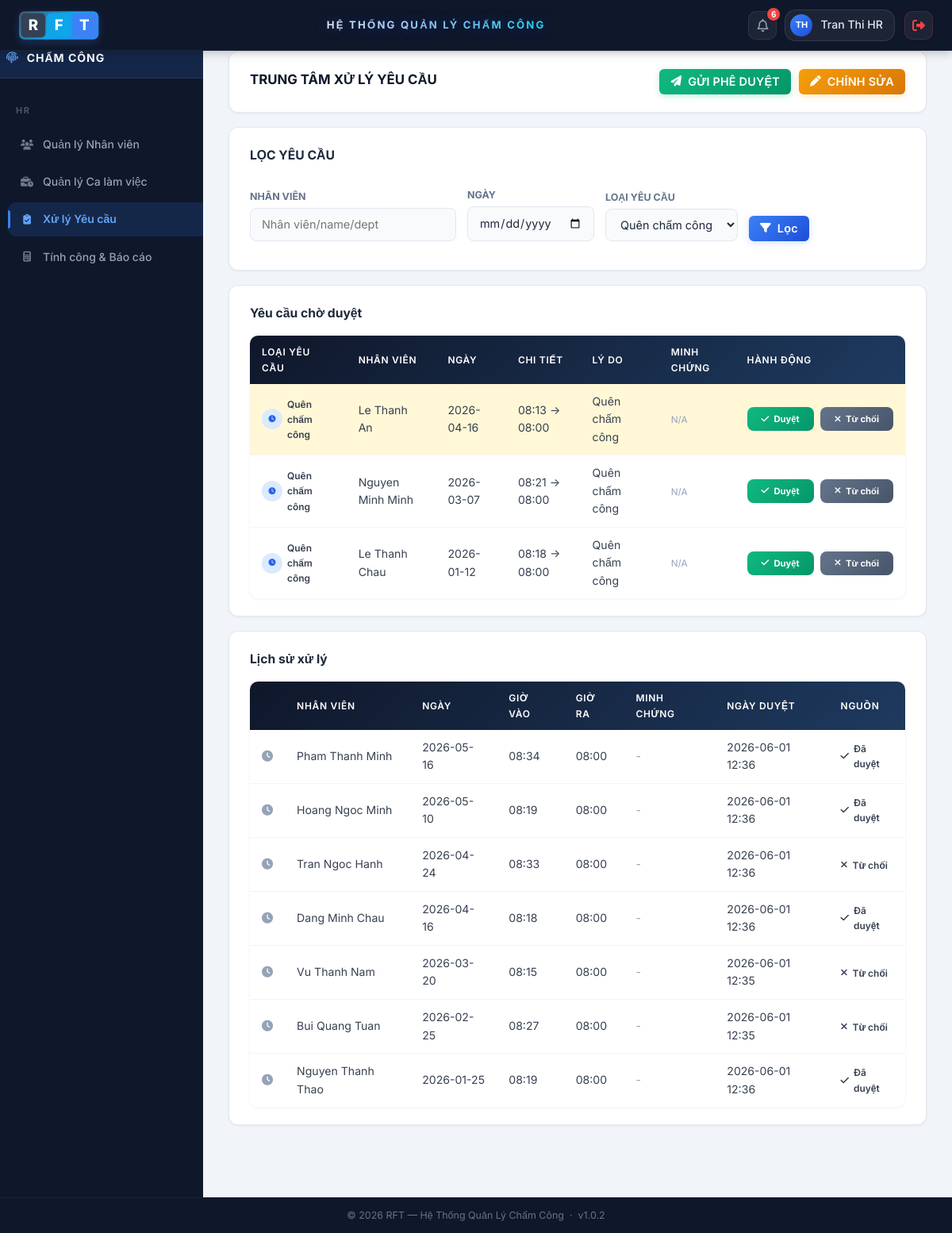
The page /index.php?page=xuly-yeucau&request_id=10 (signed in) on the database its author committed.
### tables this page shows
CREATE TABLE `attendance_corrections` (
  `id` int(11) NOT NULL,
  `maND` int(11) NOT NULL,
  `attendance_date` date NOT NULL,
  `old_time` datetime DEFAULT NULL,
  `new_time` datetime NOT NULL,
  `reason` text NOT NULL,
  `status` enum('pending','approved','rejected') NOT NULL DEFAULT 'pending',
  `hr_note` varchar(255) DEFAULT NULL,
  `created_at` datetime NOT NULL DEFAULT current_timestamp(),
  `updated_at` datetime DEFAULT NULL ON UPDATE current_timestamp(),
  `evidence_image` varchar(255) DEFAULT NULL,
  `proposed_checkin` datetime DEFAULT NULL,
  `proposed_checkout` datetime DEFAULT NULL,
  `evidence_file` varchar(255) DEFAULT NULL
);

CREATE TABLE `nguoidung` (
  `maND` int(11) NOT NULL,
  `maTK` int(11) NOT NULL,
  `hoTen` varchar(120) NOT NULL,
  `email` varchar(120) DEFAULT NULL,
  `soDienThoai` varchar(20) DEFAULT NULL,
  `chucVu` enum('Nhân viên','Bộ phận Nhân sự','Quản lý / Ban lãnh đạo','Bộ phận Kỹ thuật') NOT NULL DEFAULT 'Nhân viên',
  `phongBan` varchar(100) DEFAULT NULL,
  `trangThai` tinyint(1) NOT NULL DEFAULT 1,
  `created_at` datetime NOT NULL DEFAULT current_timestamp(),
  `updated_at` datetime DEFAULT NULL ON UPDATE current_timestamp()
);

### app/views/chamcong/xuly_yeucau.php (the view, shortened to what the rows shown need)
<?php
$processedCorrections = $processedCorrections ?? [];
$activeRequestId = (int)($_GET['request_id'] ?? 0);
?>
<?php include 'app/views/layouts/header.php'; ?>
<div class="main-container">
    <div class="dashboard-container">
        <div class="panel">
            <div class="panel-header">
                <div>
                    <h2 style="border:none;padding:0;margin:0;">TRUNG TÂM XỬ LÝ YÊU CẦU</h2>
                </div>
            </div>
        </div>
        <div class="panel">
            <table class="table">
                <thead>
                    <tr>
                        <th>Loại yêu cầu</th>
                        <th>Nhân viên</th>
                        <th>Ngày</th>
                        <th>Chi tiết</th>
                        <th>Lý do</th>
                        <th>Minh chứng</th>
                        <th style="min-width:160px;">Hành động</th>
                    </tr>
                </thead>
                <tbody id="pending-requests-body">
                    <?php if (!empty($pendingCorrections)): ?>
                        <?php foreach ($pendingCorrections as $row):
                            $reason = strtolower($row['reason'] ?? '');
                            $typeClass = 'type-other';
                            $typeIcon = 'fa-circle-question';
                            $typeLabel = $row['reason'] ?? 'Khác';
                            if (strpos($reason, 'quên') !== false || strpos($reason, 'forget') !== false) {
                                $typeClass = 'type-forget'; $typeIcon = 'fa-clock'; $typeLabel = 'Quên chấm công';
                            } elseif (strpos($reason, 'ot') !== false || strpos($reason, 'overtime') !== false) {
                                $typeClass = 'type-ot'; $typeIcon = 'fa-hourglass-half'; $typeLabel = 'Xin OT';
                            } elseif (strpos($reason, 'trễ') !== false || strpos($reason, 'late') !== false) {
                                $typeClass = 'type-late'; $typeIcon = 'fa-triangle-exclamation'; $typeLabel = 'Đi trễ';
                            }
                        ?>
                            <tr id="request-<?= (int)$row['id'] ?>" data-id="<?= (int)$row['id'] ?>" class="<?= $activeRequestId === (int)$row['id'] ? 'request-row-highlight' : '' ?>">
                                <td>
                                    <span class="req-type-badge <?= $typeClass ?>">
                                        <span class="req-icon"><i class="fas <?= $typeIcon ?>"></i></span>
                                        <?= htmlspecialchars($typeLabel) ?>
                                    </span>
                                </td>
                                <td><?= htmlspecialchars($row['hoTen'] ?? '') ?></td>
                                <td><?= htmlspecialchars($row['attendance_date'] ?? '') ?></td>
                                <td><?= htmlspecialchars(($row['old_time'] ? substr($row['old_time'], 11, 5) : '--:--') . ' -> ' . substr((string)($row['new_time'] ?? ''), 11, 5)) ?></td>
                                <td style="max-width:220px;"><?= htmlspecialchars($row['reason'] ?? '') ?></td>
                                <td>
                                    <?php if (!empty($row['evidence_file'])): ?>
                                        <button type="button" class="btn btn-secondary btn-sm" onclick="previewEvidence('<?= htmlspecialchars($row['evidence_file']) ?>')" title="Xem minh chứng">
                                            <i class="fas fa-file-image"></i> Xem
                                        </button>
                                    <?php else: ?>
                                        <small style="color:#94a3b8;">N/A</small>
                                    <?php endif; ?>
                                </td>
                                <td>
                                    <div style="display:flex;gap:8px;">
                                        <button type="button" class="btn-approve js-request-action" data-action="approve" data-id="<?= (int)$row['id'] ?>"><i class="fas fa-check"></i> Duyệt</button>
                                        <button type="button" class="btn-return js-request-action" data-action="reject" data-id="<?= (int)$row['id'] ?>"><i class="fas fa-times"></i> Từ chối</button>
                                    </div>
                                </td>
                            </tr>
                        <?php endforeach; ?>
                    <?php else: ?>
                        <tr><td colspan="6" class="empty-state">Không có yêu cầu chờ duyệt.</td></tr>
                    <?php endif; ?>
                </tbody>
            </table>
        </div>
        <div class="panel">
            <table class="table table-hover">
                <thead>
                    <tr>
                        <th></th>
                        <th>Nhân viên</th>
                        <th>Ngày</th>
                        <th>Giờ vào</th>
                        <th>Giờ ra</th>
                        <th>Minh chứng</th>
                        <th>Ngày duyệt</th>
                        <th>Nguồn</th>
                    </tr>
                </thead>
                <tbody id="history-requests-body">
                    <?php if (!empty($processedCorrections)): ?>
                        <?php foreach ($processedCorrections as $row): ?>
                            <tr class="js-history-row" style="cursor:pointer;"
                                data-status="<?= htmlspecialchars($row['status'] ?? '') ?>"
                                data-hoten="<?= htmlspecialchars($row['hoTen'] ?? '') ?>"
                                data-date="<?= htmlspecialchars($row['attendance_date'] ?? '') ?>"
                                data-old="<?= htmlspecialchars($row['old_time'] ? substr($row['old_time'], 11, 5) : '--:--') ?>"
                                data-new="<?= htmlspecialchars(substr((string)($row['new_time'] ?? ''), 11, 5)) ?>"
                                data-new="<?= htmlspecialchars(substr((string)($row['new_time'] ?? ''), 11, 5)) ?>"
                                data-reason="<?= htmlspecialchars($row['reason'] ?? '') ?>"
                                data-hrnote="<?= htmlspecialchars($row['hr_note'] ?? 'Không') ?>"
                                data-evidence="<?= htmlspecialchars($row['evidence_file'] ?? '') ?>">
                                <td><i class="fas fa-clock" style="color:#94a3b8;"></i></td>
                                <td><?= htmlspecialchars($row['hoTen'] ?? '') ?></td>
                                <td><?= htmlspecialchars($row['attendance_date'] ?? '') ?></td>
                                <td><?= htmlspecialchars($row['old_time'] ? substr($row['old_time'], 11, 5) : '--:--') ?></td>
                                <td><?= htmlspecialchars(substr((string)($row['new_time'] ?? ''), 11, 5)) ?></td>
                                <td>
                                    <?php if (!empty($row['evidence_file'])): ?>
                                        <span style="color:#2563eb;"><i class="fas fa-paperclip"></i> Có file</span>
                                    <?php else: ?>
                                        <span style="color:#94a3b8;">-</span>
                                    <?php endif; ?>
                                </td>
                                <td><?= !empty($row['updated_at']) ? htmlspecialchars(substr($row['updated_at'], 0, 16)) : '-' ?></td>
                                <td>
                                    <?php if(($row['status'] ?? '') === 'approved'): ?>
                                        <span class="req-type-badge type-ot"><i class="fas fa-check"></i> Đã duyệt</span>
                                    <?php elseif(($row['status'] ?? '') === 'rejected'): ?>
                                        <span class="req-type-badge type-late"><i class="fas fa-times"></i> Từ chối</span>
                                    <?php else: ?>
                                        <?= htmlspecialchars($row['hr_note'] ?? 'Hệ thống') ?>
                                    <?php endif; ?>
                                </td>
                            </tr>
                        <?php endforeach; ?>
                    <?php else: ?>
                        <tr><td colspan="8" class="empty-state">Chưa có lịch sử xử lý.</td></tr>
                    <?php endif; ?>
                </tbody>
            </table>
        </div>
    </div>
</div>
<?php include 'app/views/layouts/footer.php'; ?>

### rows shown on the page
attendance_corrections: reason "Quên chấm công", maND.hoTen "Le Thanh An", attendance_date "2026-04-16", old_time+new_time "08:13 -> 08:00", shows "N/A"
attendance_corrections: reason "Quên chấm công", maND.hoTen "Nguyen Minh Minh", attendance_date "2026-03-07", old_time+new_time "08:21 -> 08:00", shows "N/A"
attendance_corrections: reason "Quên chấm công", maND.hoTen "Le Thanh Chau", attendance_date "2026-01-12", old_time+new_time "08:18 -> 08:00", shows "N/A"
attendance_corrections: maND.hoTen "Pham Thanh Minh", attendance_date "2026-05-16", old_time "08:34", new_time "08:00", updated_at "2026-06-01 12:36", status "approved" (drawn)
attendance_corrections: maND.hoTen "Hoang Ngoc Minh", attendance_date "2026-05-10", old_time "08:19", new_time "08:00", updated_at "2026-06-01 12:36", status "approved" (drawn)
attendance_corrections: maND.hoTen "Tran Ngoc Hanh", attendance_date "2026-04-24", old_time "08:33", new_time "08:00", updated_at "2026-06-01 12:36", status "rejected" (drawn)
attendance_corrections: maND.hoTen "Dang Minh Chau", attendance_date "2026-04-16", old_time "08:18", new_time "08:00", updated_at "2026-06-01 12:36", status "approved" (drawn)
attendance_corrections: maND.hoTen "Vu Thanh Nam", attendance_date "2026-03-20", old_time "08:15", new_time "08:00", updated_at "2026-06-01 12:35", status "rejected" (drawn)
attendance_corrections: maND.hoTen "Bui Quang Tuan", attendance_date "2026-02-25", old_time "08:27", new_time "08:00", updated_at "2026-06-01 12:35", status "rejected" (drawn)
attendance_corrections: maND.hoTen "Nguyen Thanh Thao", attendance_date "2026-01-25", old_time "08:19", new_time "08:00", updated_at "2026-06-01 12:36", status "approved" (drawn)

### other values the page prints
$notificationCount "6"
mb_strtoupper($initials) "TH"
$tenHienThi "Tran Thi HR"
$roleLabels[$role] "HR"
$menu['label'] "Quản lý Nhân viên"
$menu['label'] "Quản lý Ca làm việc"
$menu['label'] "Xử lý Yêu cầu"
$menu['label'] "Tính công & Báo cáo"
